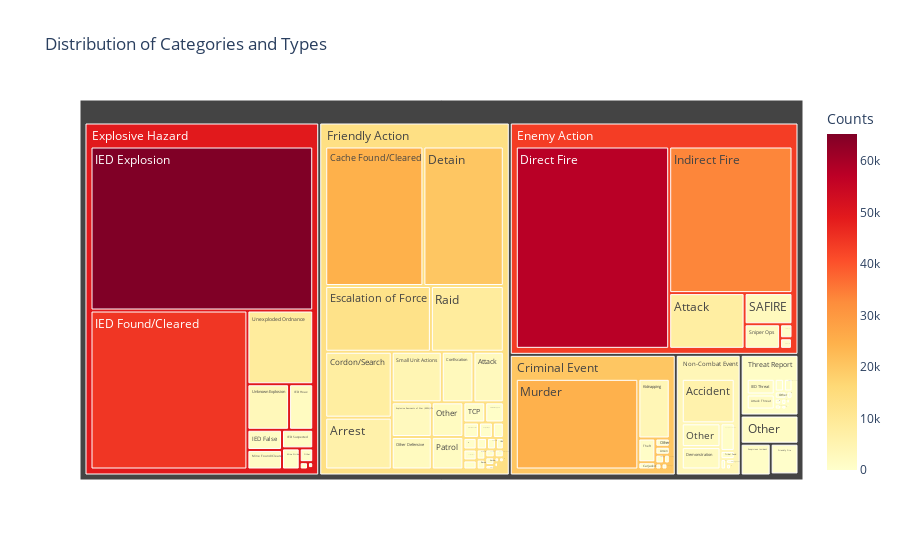

Notebook code for this chart:
### Code cell
import pandas as pd
import plotly.express as px

# Assume df is your DataFrame
df_grouped = df.groupby(['Type', 'Category']).size().reset_index(name='Counts')

fig = px.treemap(df_grouped, path=['Type', 'Category'], values='Counts',
                 color='Counts',
                 color_continuous_scale='YlOrRd',
                 title='Distribution of Categories and Types')

fig.show()

### Figure 1 — Plotly figure (JSON) as saved in the notebook; plotly's stock layout.template omitted (floating-point values rounded to 4 significant figures; data arrays with more than 128 entries replaced by an {"elided": "..."} marker saying what was removed)
{"data": [{"branchvalues": "total", "customdata": {"elided": "193x1 float values"}, "domain": {"x": [0, 1], "y": [0, 1]}, "hovertemplate": "labels=%{label}<br>Counts_sum=%{value}<br>parent=%{parent}<br>id=%{id}<br>Counts=%{color}<extra></extra>", "ids": {"elided": "193 str values"}, "labels": {"elided": "193 str values"}, "marker": {"coloraxis": "coloraxis", "colors": {"elided": "193 float values"}}, "name": "", "parents": {"elided": "193 str values"}, "type": "treemap", "values": {"elided": "193 int values"}}], "layout": {"coloraxis": {"colorbar": {"title": {"text": "Counts"}}, "colorscale": [[0, "rgb(255,255,204)"], [0.125, "rgb(255,237,160)"], [0.25, "rgb(254,217,118)"], [0.375, "rgb(254,178,76)"], [0.5, "rgb(253,141,60)"], [0.625, "rgb(252,78,42)"], [0.75, "rgb(227,26,28)"], [0.875, "rgb(189,0,38)"], [1, "rgb(128,0,38)"]]}, "legend": {"tracegroupgap": 0}, "title": {"text": "Distribution of Categories and Types"}}}
